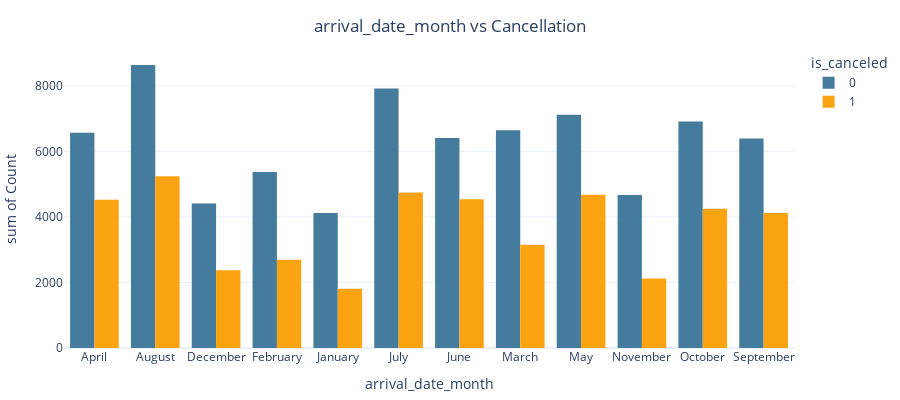

The cell this chart's notebook holds for it:
### Code cell
plot_feature_vs_target(df_hotel, 'arrival_date_month')

### Figure 1 — Plotly figure (JSON) as saved in the notebook; plotly's stock layout.template omitted (floating-point values rounded to 4 significant figures)
{"data": [{"alignmentgroup": "True", "bingroup": "x", "histfunc": "sum", "hovertemplate": "is_canceled=0<br>arrival_date_month=%{x}<br>sum of Count=%{y}<extra></extra>", "legendgroup": "0", "marker": {"color": "#457b9d", "pattern": {"shape": ""}}, "name": "0", "offsetgroup": "0", "orientation": "v", "showlegend": true, "type": "histogram", "x": ["April", "August", "December", "February", "January", "July", "June", "March", "May", "November", "October", "September"], "xaxis": "x", "y": [6565, 8638, 4409, 5372, 4122, 7919, 6404, 6645, 7114, 4672, 6914, 6392], "yaxis": "y"}, {"alignmentgroup": "True", "bingroup": "x", "histfunc": "sum", "hovertemplate": "is_canceled=1<br>arrival_date_month=%{x}<br>sum of Count=%{y}<extra></extra>", "legendgroup": "1", "marker": {"color": "#fca311", "pattern": {"shape": ""}}, "name": "1", "offsetgroup": "1", "orientation": "v", "showlegend": true, "type": "histogram", "x": ["April", "August", "December", "February", "January", "July", "June", "March", "May", "November", "October", "September"], "xaxis": "x", "y": [4524, 5239, 2371, 2696, 1807, 4742, 4535, 3149, 4677, 2122, 4246, 4116], "yaxis": "y"}], "layout": {"barmode": "group", "height": 400, "legend": {"title": {"text": "is_canceled"}, "tracegroupgap": 0}, "margin": {"b": 10, "l": 25, "r": 10, "t": 50}, "showlegend": true, "title": {"text": "arrival_date_month vs Cancellation", "x": 0.5, "xanchor": "center", "y": 0.95, "yanchor": "top"}, "width": 900, "xaxis": {"anchor": "y", "domain": [0.0, 1.0], "title": {"text": "arrival_date_month"}}, "yaxis": {"anchor": "x", "domain": [0.0, 1.0], "title": {"text": "sum of Count"}}}}
